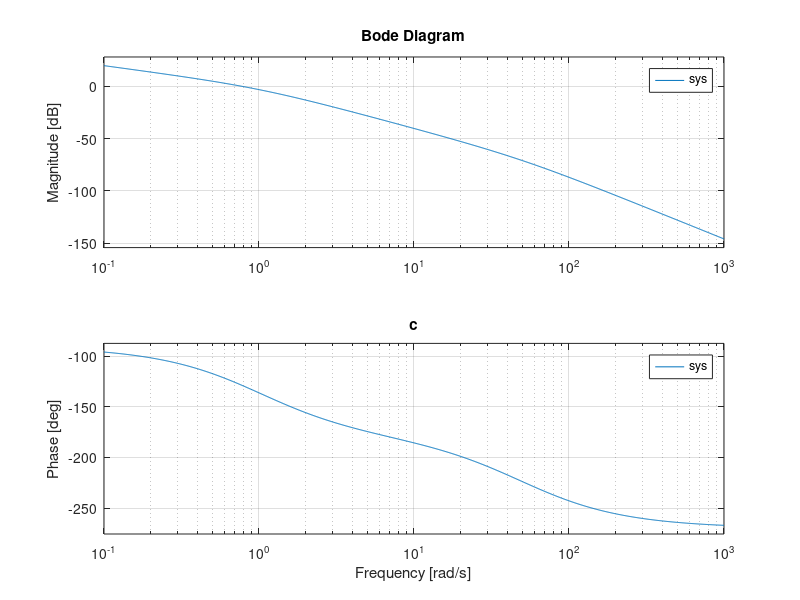
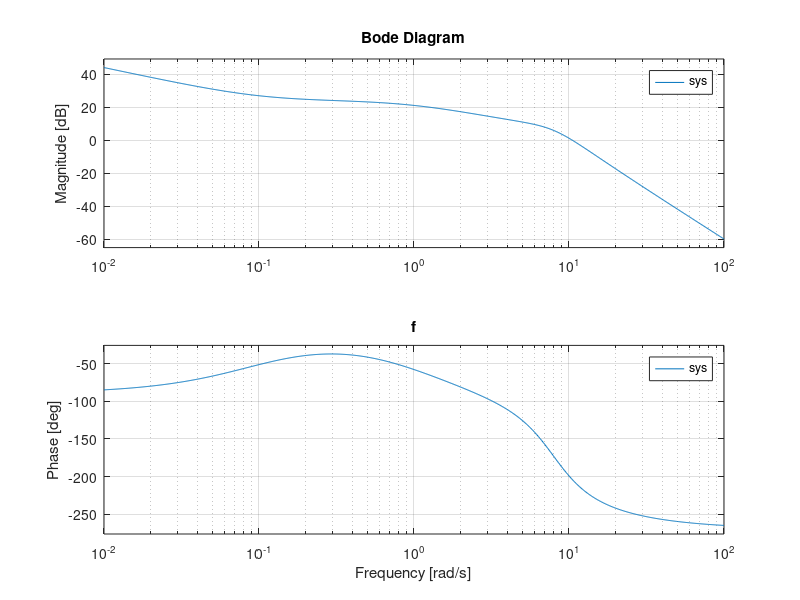
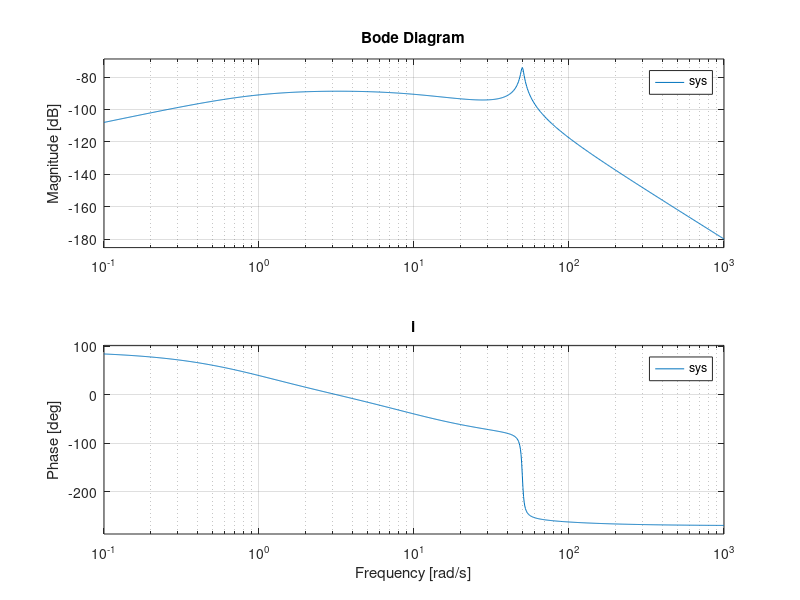

The MATLAB script that drew these images, in order:
%% Feedback HW 13
% Matthew Avallone

%% 6.3

%a
num = 2000;
den = [2 200 0];
sys = tf(num,den);
figure(1)
subplot(1,3,1)
bode(sys)
title('a')
%b
num = 100;
den = [0.05 0.6 1 0];
sys = tf(num,den);
subplot(1,3,2)
bode(sys)
title('b')
%c
s = tf('s');
sys = 1 / (s*(s+1)*(0.02*s+1));
subplot(1,3,3)
bode(sys)
title('c')
%d
s = tf('s');
sys = 1 / ((s+1)^2*(s^2+2*s+4));
figure(2)
subplot(1,3,1)
bode(sys)
title('d')
%e
s = tf('s');
sys = 10*(s+4) / (s*(s+1)*(s^2+2*s+5));
subplot(1,3,2)
bode(sys)
title('e')
%f
s = tf('s');
sys = 1000*(s+0.1) / (s*(s+1)*(s^2+8*s+64));
subplot(1,3,3)
bode(sys)
title('f')
%g
s = tf('s');
sys = (s+5)*(s+3) / (s*(s+1)*(s^2+s+4));
figure(3)
subplot(1,3,1)
bode(sys)
title('g')
%h
s = tf('s');
sys = 4*s*(s+10) / ((s+100)*(4*s^2+5*s+4));
subplot(1,3,2)
bode(sys)
title('h')
%i
s = tf('s');
sys = s / ((s+1)*(s+10)*(s^2+2*s+2500));
subplot(1,3,3)
bode(sys)
title('i')